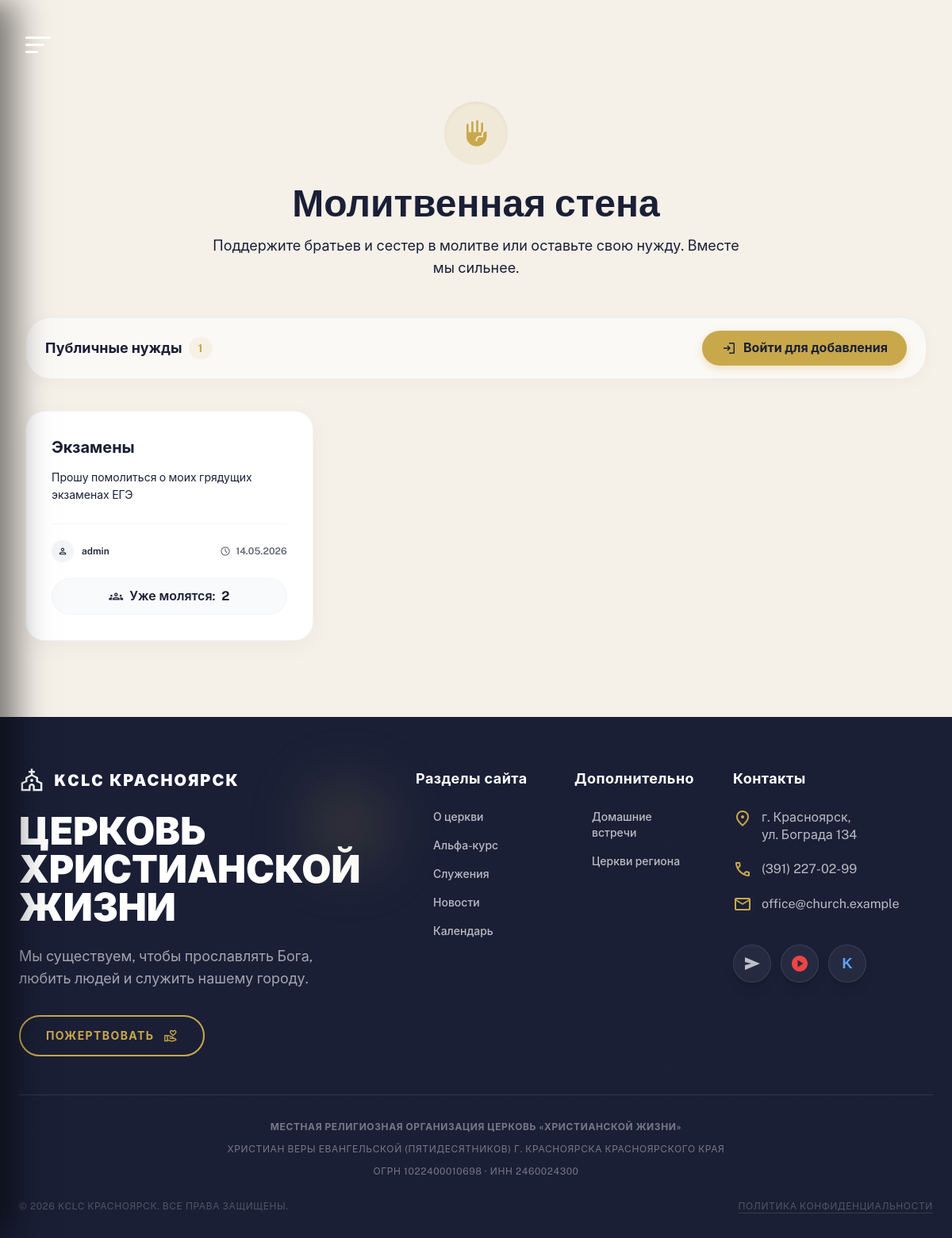
The app's page /prayer/ with its own data.
### church_app/models.py (models this page shows, shortened)
class PrayerRequest(models.Model):
    user = models.ForeignKey(User, on_delete=models.CASCADE, verbose_name="Пользователь")
    title = models.CharField(max_length=200, verbose_name="Тема молитвы")
    description = models.TextField(verbose_name="Описание нужды")
    is_answered = models.BooleanField(default=False, verbose_name="Получен ответ")
    prayer_count = models.IntegerField(default=0, verbose_name="Сколько человек молится")
    is_public = models.BooleanField(default=True, verbose_name="Публичная просьба")
    created_at = models.DateTimeField(auto_now_add=True, verbose_name="Создана")
    answered_at = models.DateTimeField(null=True, blank=True, verbose_name="Дата ответа")
    objects = PrayerRequestManager()
    class Meta:
        verbose_name = "Молитвенная нужда"
        verbose_name_plural = "Молитвенные нужды"

### church_app/views_prayer.py (the view)
# urls.py: path('prayer/', views_prayer.prayer_list, name='prayer_list'),
def prayer_list(request):
    prayers = PrayerRequest.objects.filter(is_public=True).order_by('-created_at')
    context = {
        'prayers': prayers,
        'title': 'Молитвенная стена'
    }
    return render(request, 'prayer_list.html', context)

### templates/prayer_list.html (shortened to what this page needs)
{% extends 'base.html' %}
{% load static %}
{% block main_class %}flex-grow relative bg-background-light{% endblock %}
{% block content %}
<div class="max-w-7xl mx-auto px-4 sm:px-6 lg:px-8 py-32 pb-24">
    <div class="text-center mb-12">
        <div class="inline-flex items-center justify-center w-20 h-20 rounded-full bg-primary/10 text-primary mb-6 shadow-inner">
            <span class="material-symbols-outlined text-4xl" style="font-variation-settings: 'FILL' 1;">front_hand</span>
        </div>
        <h1 class="text-4xl sm:text-5xl font-display font-bold text-navy mb-4">Молитвенная стена</h1>
        <p class="text-txt-sub text-lg max-w-2xl mx-auto">Поддержите братьев и сестер в молитве или оставьте свою нужду. Вместе мы сильнее.</p>
    </div>
    <div class="flex flex-col sm:flex-row justify-between items-center gap-4 bg-white/60 backdrop-blur-md px-6 py-4 rounded-2xl shadow-[0_4px_20px_rgba(0,0,0,0.03)] border border-navy/5 mb-10">
        <div class="flex items-center gap-2">
            <span class="text-navy font-bold text-lg">Публичные нужды</span>
            <span class="bg-primary/10 text-primary px-3 py-1 rounded-full text-sm font-bold">{{ prayers.count }}</span>
        </div>
        <div class="flex flex-wrap items-center justify-center gap-3 sm:gap-4 w-full sm:w-auto">
            {% if user.is_authenticated %}
            <a href="{% url 'my_prayers' %}" class="px-5 py-2.5 rounded-xl font-bold text-txt-sub hover:text-navy hover:bg-white border border-transparent hover:border-gray-200 transition-all">
                Мои нужды
            </a>
            <a href="{% url 'prayer_add' %}" class="flex items-center gap-2 bg-primary hover:bg-primary-hover text-navy font-bold px-6 py-2.5 rounded-xl shadow-[0_4px_12px_rgba(201,168,76,0.3)] transition-all hover:-translate-y-0.5 active:scale-95">
                <span class="material-symbols-outlined text-xl font-bold">add</span>
                <span>Оставить нужду</span>
            </a>
            {% else %}
            <a href="{% url 'login' %}?next={% url 'prayer_add' %}" class="flex items-center gap-2 bg-primary hover:bg-primary-hover text-navy font-bold px-6 py-2.5 rounded-xl shadow-[0_4px_12px_rgba(201,168,76,0.3)] transition-all hover:-translate-y-0.5 active:scale-95">
                <span class="material-symbols-outlined text-xl">login</span>
                <span>Войти для добавления</span>
            </a>
            {% endif %}
        </div>
    </div>
    <div class="grid grid-cols-1 md:grid-cols-2 lg:grid-cols-3 gap-6 xl:gap-8">
        {% for prayer in prayers %}
        <div class="group relative flex flex-col bg-white rounded-3xl p-6 sm:p-8 shadow-[0_8px_30px_rgba(0,0,0,0.04)] border border-navy/5 transition-all duration-300 hover:shadow-[0_20px_40px_rgba(0,0,0,0.08)] hover:-translate-y-1.5 focus-within:ring-2 focus-within:ring-primary/50
            {% if prayer.is_answered %}bg-primary/5 border-primary/20{% endif %}">
            <div class="flex-grow">
                <h3 class="text-xl font-bold text-navy mb-3 leading-snug group-hover:text-primary transition-colors">{{ prayer.title }}</h3>
                <p class="text-txt-sub text-sm leading-relaxed mb-6">{{ prayer.description|linebreaksbr }}</p>
            </div>
            <div class="flex flex-col mt-auto pt-5 border-t border-gray-100 gap-4">
                <div class="flex items-center justify-between text-xs font-semibold text-txt-sub">
                    <div class="flex items-center gap-2.5">
                        <div class="w-7 h-7 rounded-full bg-navy/5 flex items-center justify-center text-navy shrink-0">
                            <span class="material-symbols-outlined text-[14px]">person</span>
                        </div>
                        <span class="truncate max-w-[100px]">{{ prayer.user.username }}</span>
                    </div>
                    <div class="flex items-center gap-1.5 opacity-70">
                        <span class="material-symbols-outlined text-[14px]">schedule</span>
                        <span>{{ prayer.created_at|date:"d.m.Y" }}</span>
                    </div>
                </div>
                <div class="mt-1">
                    {% if not prayer.is_answered and user.is_authenticated %}
                    <form method="post" action="{% url 'prayer_support' prayer.id %}">
                        {% csrf_token %}
                        <button type="submit" class="w-full flex justify-center items-center gap-2 py-2.5 rounded-xl text-primary font-bold bg-primary/10 hover:bg-primary hover:text-white transition-all duration-300 active:scale-[0.98] group/btn">
                            <span class="material-symbols-outlined text-[18px] group-hover/btn:scale-110 transition-transform">front_hand</span>
                            <span>Я молюсь ({{ prayer.prayer_count }})</span>
                        </button>
                    </form>
                    {% else %}
                    <div class="w-full flex justify-center items-center gap-2 py-2.5 rounded-xl text-txt-sub font-semibold bg-gray-50 border border-gray-100">
                        <span class="material-symbols-outlined text-[18px]">groups</span>
                        <span>Уже молятся: <span class="text-navy font-bold ml-1">{{ prayer.prayer_count }}</span></span>
                    </div>
                    {% endif %}
                </div>
            </div>
        </div>
        {% endfor %}
    </div>
</div>
{% endblock %}

### static/css/base.css (style rules this page uses)
:root { --navy: #1a1f36; --navy-light: #252b48; --navy-hover: #2c335a; --gold: #c9a84c; --gold-hover: #b08e35; --bg: #f5f0e8; --txt: #1a1f36; --txt-sub: #3d4260; --txt-muted: #8b8fa8; --white: #ffffff; --success: #27ae60; --error: #e74c3c; --header-height: 72px; --bottom-nav-height: 80px; --max-width: 1200px; --radius: 16px; --radius-lg: 24px; --radius-xl: 32px; --spring-easing: cubic-bezier(0.25, 1, 0.5, 1); --fast-easing: cubic-bezier(0.4, 0, 0.2, 1); --glass-bg: rgba(15, 20, 32, 0.75); --glass-border: rgba(255, 255, 255, 0.15); }
* { margin: 0; padding: 0; box-sizing: border-box; }
html { font-size: 16px; -webkit-text-size-adjust: 100%; -webkit-font-smoothing: antialiased; -moz-osx-font-smoothing: grayscale; overscroll-behavior-y: none; background-color: #0f1420; overscroll-behavior: none; }
body { font-family: 'Public Sans', -apple-system, BlinkMacSystemFont, 'Segoe UI', Roboto, Helvetica, Arial, sans-serif; background: var(--bg); color: var(--txt); line-height: 1.6; overflow-x: hidden; width: 100%; -webkit-overflow-scrolling: touch; overscroll-behavior: none; min-height: 100%; }
a { color: inherit; text-decoration: none; -webkit-tap-highlight-color: transparent; }

### templates/base.html (style rules this page uses)
.material-symbols-outlined { font-family: 'Material Symbols Outlined' !important; font-weight: normal !important; font-style: normal !important; font-size: 24px; display: inline-block !important; line-height: 1 !important; text-transform: none !important; letter-spacing: normal !important; word-wrap: normal !important; white-space: nowrap !important; direction: ltr !important; }

### records on screen
PrayerRequest: title "Экзамены", description "Прошу помолиться о моих грядущих экзаменах ЕГЭ", user.username "admin", created_at "14.05.2026", prayer_count "2"

### other values on screen
{{ prayers.count }} "1"
